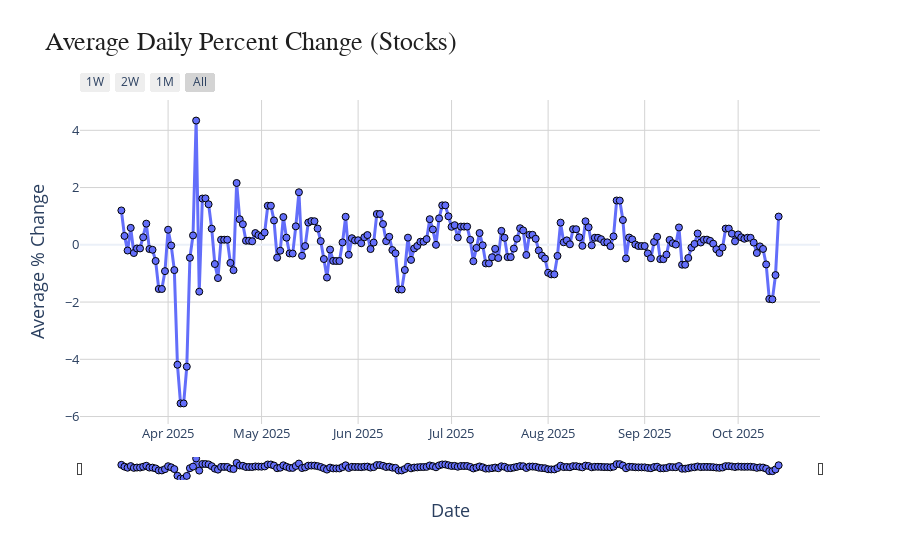

Write notebook code for a chart like this one.
### Code cell
import pandas as pd
import plotly.express as px

df = stock_df.copy()

df["timestamp"] = pd.to_datetime(df["timestamp"], errors="coerce")

cand_cols = [c for c in df.columns if c.lower() in
             ("chg_%", "chg_pct", "pct_change", "percent_change")]
if not cand_cols:
    cand_cols = [c for c in df.columns if "chg" in c.lower() and "%" in c.lower()]
if not cand_cols:
    raise ValueError("Couldn't find a percent-change column (e.g., 'chg_%').")

pct_col = cand_cols[0]

df[pct_col] = (
    df[pct_col].astype(str)
               .str.replace("%", "", regex=False)
               .str.replace(",", "", regex=False)
               .str.replace(r"[^\d\.\-]", "", regex=True)
)
df[pct_col] = pd.to_numeric(df[pct_col], errors="coerce")

df["date"] = df["timestamp"].dt.date

daily_avg = (df.groupby("date", as_index=False)[pct_col]
               .mean()
               .sort_values("date"))

# Plot
fig = px.line(
    daily_avg,
    x="date",
    y=pct_col,
    markers=True,
    title="Average Daily Percent Change (Stocks)",
    labels={pct_col: "Average % Change", "date": "Date"}
)

# --- STYLE IMPROVEMENTS ---
fig.update_traces(
    line=dict(width=3),
    marker=dict(size=7, line=dict(width=1, color="black")),
    hovertemplate="<b>Date:</b> %{x}<br><b>Avg Change:</b> %{y:.2f}%<extra></extra>"
)

fig.update_layout(
    template="plotly_white",
    title=dict(font=dict(size=26, family="Arial", color="#1f1f1f")),
    plot_bgcolor="rgba(0,0,0,0)",
    hoverlabel=dict(
        bgcolor="white",
        font_size=14,
        font_family="Arial"
    ),
    xaxis=dict(
        title="Date",
        showgrid=True,
        gridcolor="lightgray",
        tickfont=dict(size=13),
        titlefont=dict(size=18),
        rangeselector=dict(
            buttons=list([
                dict(count=7, label="1W", step="day", stepmode="backward"),
                dict(count=14, label="2W", step="day", stepmode="backward"),
                dict(count=1, label="1M", step="month", stepmode="backward"),
                dict(step="all", label="All")
            ])
        ),
        rangeslider=dict(
            visible=True,
            thickness=0.06
        ),
        type="date"
    ),
    yaxis=dict(
        title="Average % Change",
        showgrid=True,
        gridcolor="lightgray",
        tickfont=dict(size=13),
        titlefont=dict(size=18)
    )
)
fig.write_html(
    "stock_daily_change.html",
    include_plotlyjs="cdn",
    full_html=True
)
fig.show()

### Figure 1 — Plotly figure (JSON) as saved in the notebook; plotly's stock layout.template omitted (floating-point values rounded to 4 significant figures; data arrays with more than 128 entries replaced by an {"elided": "..."} marker saying what was removed)
{"data": [{"hovertemplate": "<b>Date:</b> %{x}<br><b>Avg Change:</b> %{y:.2f}%<extra></extra>", "legendgroup": "", "line": {"color": "#636efa", "dash": "solid", "width": 3}, "marker": {"line": {"color": "black", "width": 1}, "size": 7, "symbol": "circle"}, "mode": "lines+markers", "name": "", "orientation": "v", "showlegend": false, "type": "scatter", "x": {"elided": "212 str values"}, "xaxis": "x", "y": {"elided": "212 float values"}, "yaxis": "y"}], "layout": {"hoverlabel": {"bgcolor": "white", "font": {"family": "Arial", "size": 14}}, "legend": {"tracegroupgap": 0}, "plot_bgcolor": "rgba(0,0,0,0)", "title": {"font": {"color": "#1f1f1f", "family": "Arial", "size": 26}, "text": "Average Daily Percent Change (Stocks)"}, "xaxis": {"anchor": "y", "domain": [0, 1], "gridcolor": "lightgray", "rangeselector": {"buttons": [{"count": 7, "label": "1W", "step": "day", "stepmode": "backward"}, {"count": 14, "label": "2W", "step": "day", "stepmode": "backward"}, {"count": 1, "label": "1M", "step": "month", "stepmode": "backward"}, {"label": "All", "step": "all"}]}, "rangeslider": {"thickness": 0.06, "visible": true}, "showgrid": true, "tickfont": {"size": 13}, "title": {"font": {"size": 18}, "text": "Date"}, "type": "date"}, "yaxis": {"anchor": "x", "domain": [0, 1], "gridcolor": "lightgray", "showgrid": true, "tickfont": {"size": 13}, "title": {"font": {"size": 18}, "text": "Average % Change"}}}}
